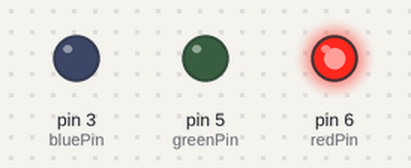
A sketch run on a simulated Arduino Uno, built with avr-gcc and run on an emulated ATmega328P. On the bench: output pins drawn as LEDs (lit = HIGH).

Above: at 0.5 s.
At 1.5 s:
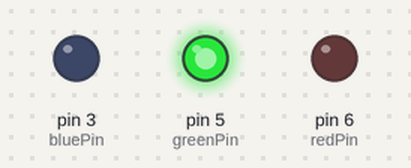
At 5.5 s:
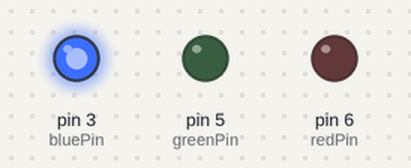
Timing chart, 0 to 6.9 s (numbered marks = the images above):
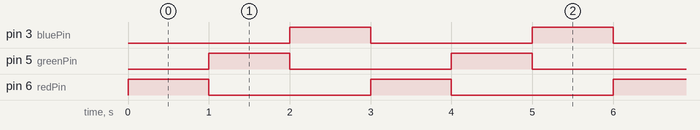

Measured:
- by itself, pin 3 (bluePin), pin 5 (greenPin), pin 6 (redPin): alternates HIGH for 1.0 s and LOW for 2.0 s
- by itself, everything shown: repeats every 3.0 s, in 3 steps

The sketch:

sketch_jun04c.ino
```cpp
int redPin = 6;
int greenPin = 5;
int bluePin = 3;

void setup(){
  pinMode(redPin, OUTPUT);
  pinMode(greenPin, OUTPUT);
  pinMode(bluePin, OUTPUT);
}

void loop(){
  color(255, 0, 0);
  delay(1000);

  color(0, 255, 0);
  delay(1000);

  color(0, 0, 255);
  delay(1000);
}

void color(unsigned char red, unsigned char green, unsigned char blue){
  analogWrite(redPin, red);
  analogWrite(greenPin, green);
  analogWrite(bluePin, blue);
}
```
